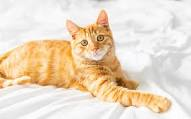
#> input picture test2.png, 191 x 119 px
$ python utils.py
#> lines starting #> are read from the running program, lines starting #| are printed output that depends on the picture
from PIL import Image
import numpy as np
import os

def add_noise(image_path, noise_type='gaussian', mean=0, std=25, s_vs_p=0.5, amount=0.05):
    """
    给指定的PNG图像添加噪声并保存为新的PNG文件。

    Args:
        image_path (str): 要添加噪声的PNG图像路径。
        noise_type (str): 噪声类型，可以是'gaussian'、'salt_pepper'或'poisson'中的一种，默认为'gaussian'。
        mean (float): 高斯噪声的均值，默认为0。
        std (float): 高斯噪声的标准差，默认为25。
        s_vs_p (float): 椒盐噪声中椒盐的比例，默认为0.5。
        amount (float): 椒盐噪声的噪声强度，默认为0.05。

    Returns:
        None
    """
#> called with image_path = './test2.png', noise_type = 'gaussian', mean = 0, std = 25, s_vs_p = 0.5, amount = 0.05
    # 加载PNG图像
    image = Image.open(image_path)
#> image is the input picture: PIL image 191x119 RGB; mean R, G, B 235.2, 218.9, 197.7

    # 转换图像为numpy数组
    image_np = np.array(image)

    # 添加指定类型的噪声
    if noise_type == 'gaussian':
        noise = np.random.normal(mean, std, image_np.shape)
        noisy_image = np.clip(image_np + noise, 0, 255).astype(np.uint8)
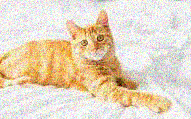
#> noisy_image: shape (119, 191, 3); mean R, G, B 230.2, 215.6, 194.6
    elif noise_type == 'salt_pepper':
        noisy_image = add_salt_pepper_noise(image_np, s_vs_p, amount)
    elif noise_type == 'poisson':
        noisy_image = add_poisson_noise(image_np)
    else:
        raise ValueError(f"Unsupported noise type '{noise_type}', should be 'gaussian', 'salt_pepper' or 'poisson'.")
    if not os.path.exists(noise_type):
        os.makedirs(noise_type)
    # 保存噪声图像为PNG格式
    noisy_image =Image.fromarray(noisy_image)
    noisy_image.save(f"{noise_type}{image_path}")
    return noisy_image


def add_salt_pepper_noise(image, s_vs_p, amount):
    """
    给指定的图像添加椒盐噪声。

    Args:
        image (np.ndarray): 要添加噪声的图像。
        s_vs_p (float): 椒盐噪声中椒盐的比例。
        amount (float): 椒盐噪声的噪声强度。

    Returns:
        np.ndarray: 添加了椒盐噪声的图像。
    """
#> called with s_vs_p = 0.5, amount = 0.05
    row, col, ch = image.shape
#> row = 119; col = 191; ch = 3
    num_salt = int(np.ceil(amount * row * col * s_vs_p))
#> num_salt = 569
    num_pepper = int(np.ceil(amount * row * col * (1.0 - s_vs_p)))
#> num_pepper = 569

    # 添加椒盐噪声
    noisy_image = np.copy(image)
    coords_salt = [np.random.randint(0, i - 1, num_salt) for i in image.shape[:2]]
    coords_pepper = [np.random.randint(0, i - 1, num_pepper) for i in image.shape[:2]]
    noisy_image[coords_salt[0], coords_salt[1], :] = 255
    noisy_image[coords_pepper[0], coords_pepper[1], :] = 0
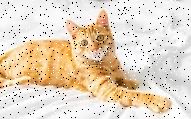
#> noisy_image: shape (119, 191, 3); mean R, G, B 229.8, 214.4, 194.2
    return noisy_image

def add_poisson_noise(image):
    """
    给指定的图像添加泊松噪声。

    Args:
        image (np.ndarray): 要添加噪声的图像。

    Returns:
        np.ndarray: 添加了泊松噪声的图像。
    """
    # 添加泊松噪声
    noisy_image = np.copy(image)
    for i in range(noisy_image.shape[2]):
        noisy_image[..., i] = np.random.poisson(noisy_image[..., i])
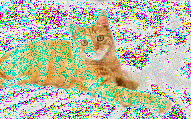
#> noisy_image: shape (119, 191, 3); mean R, G, B 186.6, 190, 169.9
    return noisy_image


if __name__=="__main__":
    image_path = "./test2.png"
    add_noise(image_path, noise_type='gaussian', mean=0, std=25)
    add_noise(image_path, noise_type='salt_pepper', s_vs_p=0.5, amount=0.05)
    add_noise(image_path, noise_type='poisson')

    #nature, weapon, long hair, black hair, reflection, forest, sword, bamboo, solo, bamboo forest, water, katana, outdoors, lake, scenery, pants, from behind, 1girl, 1boy, male focus
    #poisson nature, bamboo, long hair, black hair, solo, reflection, forest, bamboo forest, pants, water, outdoors, 1girl, scenery, shirt, white shirt, walking, from behind, 1boy
    #gaussian nature, forest, solo, bamboo, weapon, black hair, long hair, sword, reflection, bamboo forest, 1girl, pants, outdoors, scenery, katana, from behind, water, traditional media, lake, shirt
    #salt solo, weapon, nature, black hair, long hair, bamboo, forest, reflection, sword, bamboo forest, outdoors, pants, traditional media, from behind, scenery, japanese clothes, 1girl, 1boy, water, male focus
